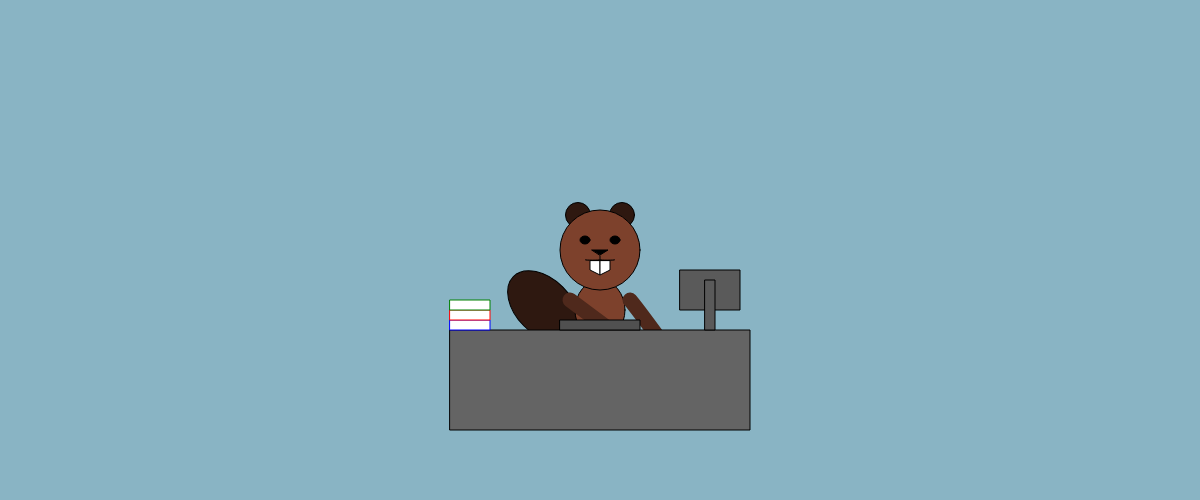
Frame 1 (no input)
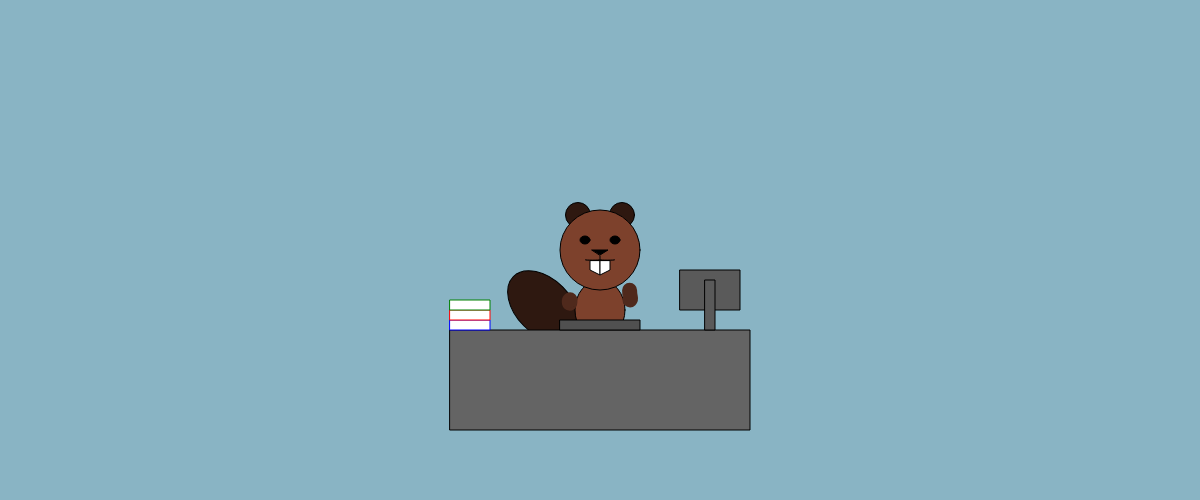
Frame 60 (no input)
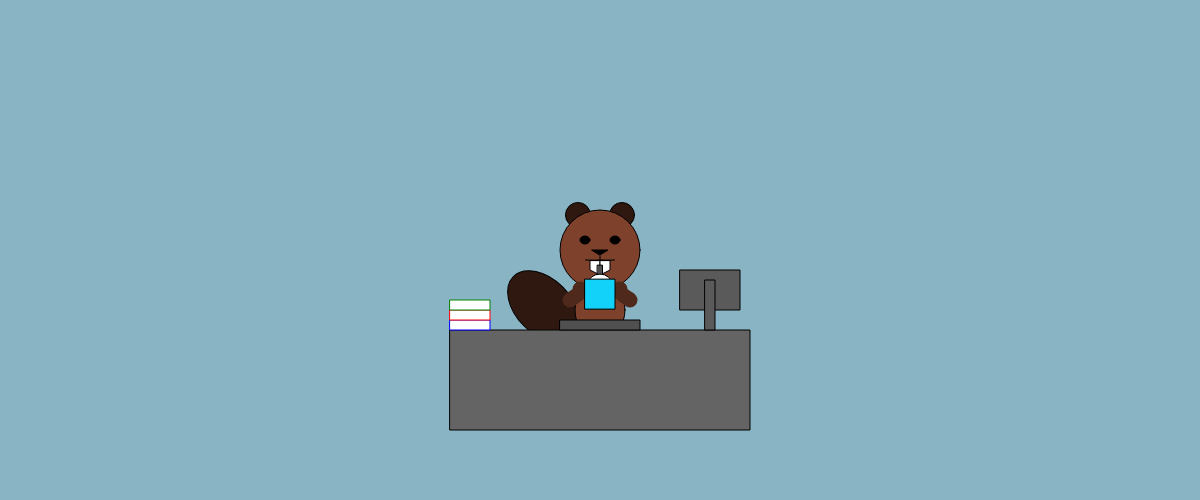
Frame 120 (the mouse pressed at the canvas centre since frame 60)

The p5.js sketch that drew these frames (run headless with seeded random() and noise() and a simulated clock; from frame 60 on, the mouse is pressed at the canvas centre):

// p5.js sketch
// ── sketch.js
function setup() {
  let canvas = createCanvas(windowWidth, 500);
  canvas.id ("my-Beaver");
  beaver = new Beaver(0, 0);
 
}

function draw() {
  background("#89b4c4");
  push();
  translate(windowWidth/2, 250);
  beaver.display();
  beaver.update();
  beaver.drink();
  pop();
  
  
  Table();
  drink();
  
  
  console.log(mouseX, mouseY);
}


function Table() {
    translate(windowWidth/2 , 250);

     //table
    fill(100)
    rect(-150, 80, 300, 100 )
    
    //computer
    push();
    fill(90);
    rect(80, 20, 60, 40)
    rect(105, 30, 10, 50)
    pop();
    
    //books
    push();
    stroke("blue")
    fill(255)
    rect(-150, 70, 40, 10)
  stroke("red")
    fill(255)
    rect(-150, 60, 40, 10)
  stroke("green")
    fill(255)
    rect(-150, 50, 40, 10)
    pop();
  
  //keyboard
    fill(80)
    rect(-40, 70, 80, 10);
  
   
}

function drink() {
  if (mouseIsPressed) {
    if (mouseX <= windowWidth / 2 + 150 && mouseX >= windowWidth / 2 - 150) {
    let drinkY = map(sin(frameCount * 0.08), -1, 1, 40, 50)
    
    push();
    rectMode(CENTER)
    rect(0, drinkY -  24, 5, 10)
      fill(255)
    ellipse(0, drinkY - 10, 24, 20)
    fill("#12D2FA")
    rect(0, drinkY, 30, 30)
  translate(windowWidth / 2, 250);
    pop();  
  
  }
  }
    

  
  
}


class Beaver {
  constructor(x, y, size) {
    this.x = x;
    this.y = y;
    this.size = size;
    this.rArm = [100, 140];
    this.lArm = [100, 140];
    
  }

  display() {
   
    
    
    //tail
    push();
    fill("#2E1810")
    rotate(PI/-4)
    ellipse(-80, 0, 55, 85)
    pop();
    
    //body
    beginShape();
    fill("#7D412C")
    ellipse(0, 60, 50, 60)
    endShape();
    
    
    
    push();
    //face
    beginShape();
    //ears
    fill("#2E1810");
    ellipse(-22, -35, 25, 25);
    ellipse(22, -35, 25, 25);
    //head
    fill("#7D412C");
    ellipse(0, 0, 80, 80);
    fill(0);
    endShape();

  

    beginShape();
    //eyes
   
 
    fill(0);
    ellipse(15, -10, 10, 8);
    fill(0);
    
    
    fill(0);
    ellipse(-15, -10, 10, 8);
    endShape();
    pop();
    //mouth
    fill(0)
    triangle(-8, 0, 8, 0, 0, 5)
    line(0, 6, 0, 10)
    curve(-15, 8, 0, 10, -15, 10, 0, 8)
    curve(15, 8, 0, 10, 15, 10, 0, 8)
    
    //teeth
    fill(255)
    quad(-10, 11, -10, 20, 0, 25, 0, 11)
    quad(10, 11, 10, 20, 0, 25, 0, 11)
    
    
  
    //left arm
    push();
    beginShape();
    strokeWeight(15);
    stroke("#4F291C")
    curveVertex(-30, 5);
    curveVertex(this.lArm[0], this.lArm[1]);
    curveVertex(-30, 50);
    curveVertex(-20, 50);
    endShape();
    pop();
    
    //right arm
    push();
    beginShape();
    strokeWeight(15);
    stroke("#4F291C")
    curveVertex(30, 5);
    curveVertex(this.rArm[0], this.rArm[1]);
    curveVertex(30, 50);
    curveVertex(20, 50);
    endShape();
    pop();
    
        
  
    
 translate(windowWidth / 2, 250); 
 
  }
  
  update() {
  
    this.rArm = [
      map(sin(frameCount * -0.05), -1, 1, 30, 29),
      map(sin(frameCount * -0.05), -1, 1, 20, 70),
    ];
    this.lArm = [
      map(sin(frameCount * 0.02), -1, 1, -30, -30),
      map(sin(frameCount * 0.05), -1, 1, 20, 70),
    ];
  }

 
  drink() {
      
    if (mouseIsPressed === true) {
      if (mouseX <= windowWidth / 2 + 150 && mouseX >= windowWidth / 2 - 150) {
        this.rArm = [
          map(sin(frameCount * 0.08), -1, 1, 20, 20),
          map(sin(frameCount * 0.08), -1, 1, 30, 50),
        ];
        this.lArm = [
          map(sin(frameCount * 0.08), -1, 1, -20, -20),
          map(sin(frameCount * 0.08), -1, 1, 30, 50),
        ];

  
      }
    }
        
  }
}
